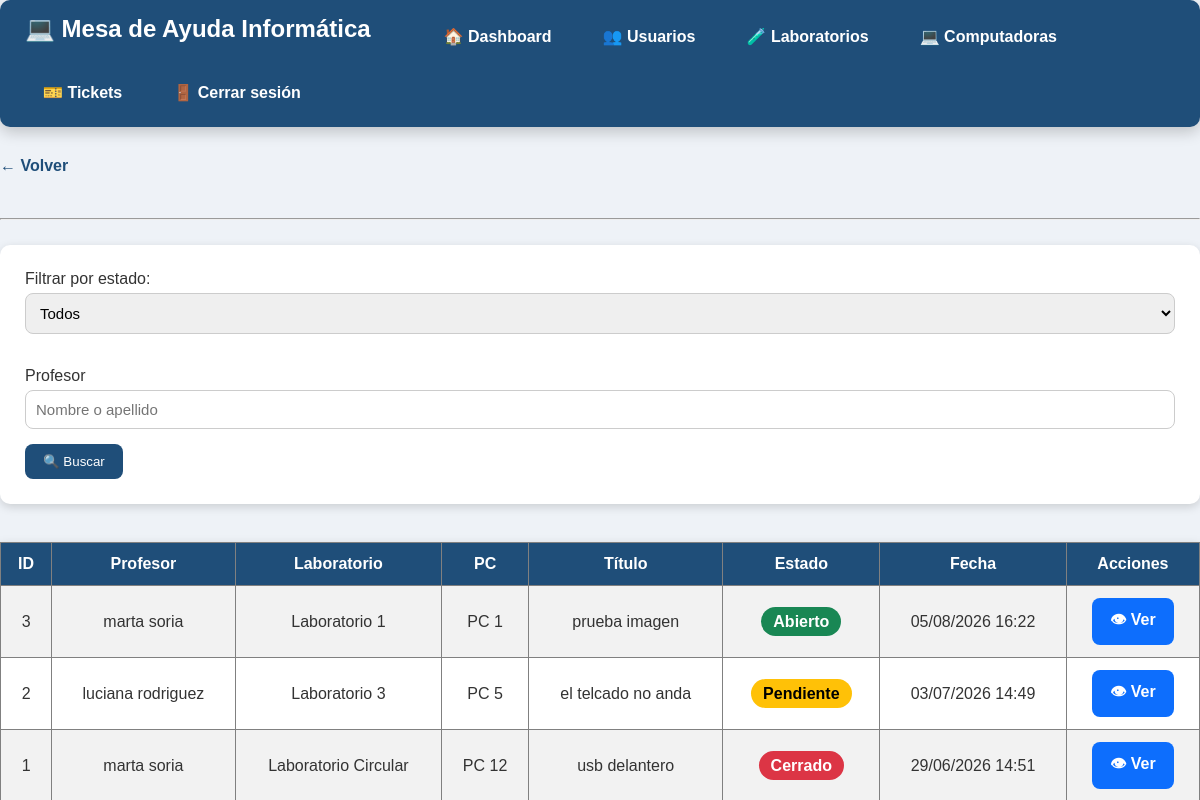
The app's page /sistemaescuela/administrativo/tickets.php (signed in), older data.
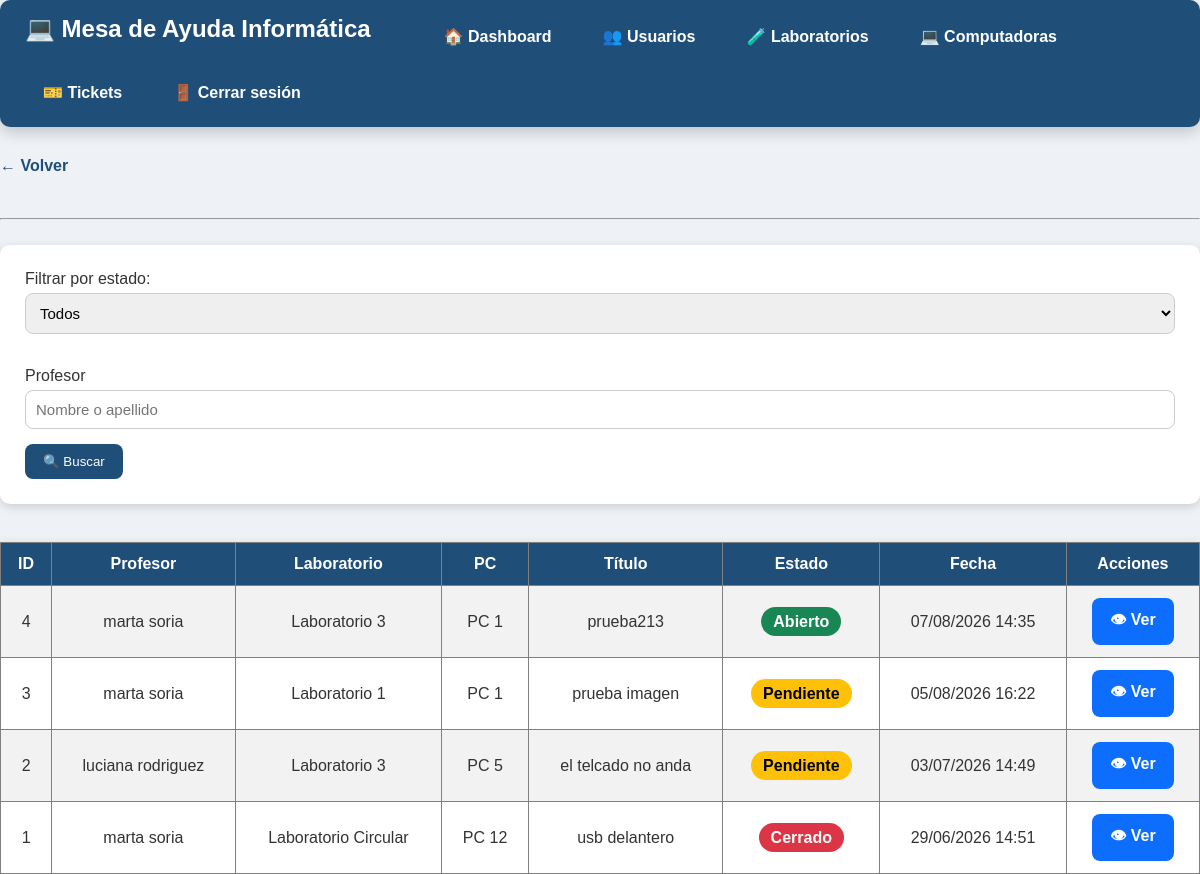
The same page, newer data.
### tables this page shows
CREATE TABLE `tickets` (
  `id_ticket` int(11) NOT NULL,
  `titulo` varchar(100) NOT NULL,
  `descripcion` text NOT NULL,
  `fecha_creacion` datetime DEFAULT current_timestamp(),
  `estado` enum('Abierto','Pendiente','Cerrado') NOT NULL DEFAULT 'Abierto',
  `id_usuario` int(11) NOT NULL,
  `id_computadora` int(11) DEFAULT NULL,
  `foto` varchar(255) DEFAULT NULL,
  `id_ematp_asignado` int(11) DEFAULT NULL
);

CREATE TABLE `usuarios` (
  `id_usuario` int(11) NOT NULL,
  `nombre` varchar(50) NOT NULL,
  `apellido` varchar(50) NOT NULL,
  `email` varchar(100) NOT NULL,
  `contrasena` varchar(255) NOT NULL,
  `id_rol` int(11) NOT NULL
);

CREATE TABLE `laboratorios` (
  `id_laboratorio` int(11) NOT NULL,
  `nombre` varchar(50) NOT NULL
);

CREATE TABLE `computadoras` (
  `id_computadora` int(11) NOT NULL,
  `numero_pc` int(11) NOT NULL,
  `id_laboratorio` int(11) NOT NULL,
  `estado` enum('Alta','Baja') NOT NULL DEFAULT 'Alta'
);

### sistemaescuela/administrativo/tickets.php (the view, shortened to what this page needs)
<?php
include("../conexion/conexion.php");
$filtro = " WHERE 1=1 ";
$sql = "SELECT
tickets.id_ticket,
tickets.titulo,
tickets.estado,
tickets.fecha_creacion,
usuarios.nombre,
usuarios.apellido,
laboratorios.nombre AS laboratorio,
computadoras.numero_pc
FROM tickets
INNER JOIN usuarios
ON tickets.id_usuario = usuarios.id_usuario
INNER JOIN computadoras
ON tickets.id_computadora = computadoras.id_computadora
INNER JOIN laboratorios
ON computadoras.id_laboratorio = laboratorios.id_laboratorio
$filtro
ORDER BY tickets.fecha_creacion DESC";
$resultado = mysqli_query($conexion,$sql);
?>
<!DOCTYPE html>
<html lang="es">
<head>
    <link rel="stylesheet" href="../css/estilos.css">
</head>
<body>
<?php include("../includes/menu_admin.php"); ?>
<a href="inicio.php">← Volver</a>
<br><br>
<hr>
<form method="GET">
<label>Filtrar por estado:</label>
<select name="estado">
<option value="">Todos</option>
</select>
<br><br>
<label>Profesor</label>
<input
type="text"
name="buscar"
placeholder="Nombre o apellido">
<button type="submit">
🔍 Buscar
</button>
</form>
<br>
<table border="1" cellpadding="10">
<tr>
<th>ID</th>
<th>Profesor</th>
<th>Laboratorio</th>
<th>PC</th>
<th>Título</th>
<th>Estado</th>
<th>Fecha</th>
<th>Acciones</th>
</tr>
<?php while($fila=mysqli_fetch_assoc($resultado)){ ?>
<tr>
<td><?php echo $fila["id_ticket"]; ?></td>
<td>
<?php
echo $fila["nombre"]." ".$fila["apellido"];
?>
</td>
<td><?php echo $fila["laboratorio"]; ?></td>
<td>PC <?php echo $fila["numero_pc"]; ?></td>
<td><?php echo $fila["titulo"]; ?></td>
<td>
<?php
$clase = "";
if($fila["estado"]=="Abierto"){
    $clase="abierto";
}
elseif($fila["estado"]=="Pendiente"){
    $clase="pendiente";
}
else{
    $clase="cerrado";
}
?>
<span class="estado <?php echo $clase; ?>">
<?php echo $fila["estado"]; ?>
</span>
</td>
<td>
<?php echo date("d/m/Y H:i",strtotime($fila["fecha_creacion"])); ?>
</td>
<td>
<a
class="btn btn-azul"
href="ver_ticket.php?id=<?php echo $fila["id_ticket"]; ?>">
👁 Ver
</a>
</td>
</tr>
<?php } ?>
</table>
</body>
</html>

### sistemaescuela/includes/menu_admin.php
<div class="menu">
<h2 style="color:white; margin-right:40px;">
💻 Mesa de Ayuda Informática
</h2>
<a href="dashboard.php">🏠 Dashboard</a>
<a href="usuarios.php">👥 Usuarios</a>
<a href="laboratorios.php">🧪 Laboratorios</a>
<a href="computadoras.php">💻 Computadoras</a>
<a href="tickets.php">🎫 Tickets</a>
<a href="../logout.php">🚪 Cerrar sesión</a>
</div>

### sistemaescuela/css/estilos.css (style rules this page uses)
* { margin:0; padding:0; box-sizing:border-box; font-family:Arial, Helvetica, sans-serif; }
body { background:#eef2f7; color:#333; font-family:Arial, Helvetica, sans-serif; }
h2 { color:#1f4e79; margin-bottom:15px; }
a { color:#1f4e79; text-decoration:none; font-weight:bold; }
button { background:#1f4e79; color:white; border:none; padding:10px 18px; border-radius:8px; cursor:pointer; transition:.3s; }
input, select, textarea { width:100%; padding:10px; border:1px solid #ccc; border-radius:8px; margin-top:5px; margin-bottom:15px; font-size:15px; }
table { width:100%; border-collapse:collapse; margin-top:20px; background:white; box-shadow:0px 3px 10px rgba(0,0,0,.15); }
table th { background:#1f4e79; color:white; padding:12px; }
table td { padding:12px; text-align:center; }
table tr:nth-child(even) { background:#f2f2f2; }
hr { margin:25px 0; }
form { background:white; padding:25px; border-radius:10px; box-shadow:0px 3px 10px rgba(0,0,0,.15); }
.menu { background:#1f4e79; padding:15px 25px; border-radius:10px; display:flex; align-items:center; gap:15px; margin-bottom:30px; box-shadow:0px 5px 15px rgba(0,0,0,.20); flex-wrap:wrap; }
.menu a { color:white; text-decoration:none; padding:10px 18px; border-radius:8px; transition:.3s; }
.btn { display:inline-block; padding:10px 18px; border-radius:8px; text-decoration:none; color:white !important; font-weight:bold; transition:.3s; }
.btn-azul { background:#0d6efd; }
.estado { padding:6px 12px; border-radius:20px; color:white; font-weight:bold; }
.abierto { background:#198754; }
.pendiente { background:#ffc107; color:black; }
.cerrado { background:#dc3545; }

Row changes from the older to the newer data that the page shows:
added tickets: id_ticket "4", id_usuario.nombre "marta", id_usuario.apellido "soria", laboratorios.nombre "Laboratorio 3", id_computadora.numero_pc "1", titulo "prueba213", estado "Abierto", fecha_creacion "07/08/2026 14:35"
changed tickets "prueba imagen": estado "Abierto" → "Pendiente"
